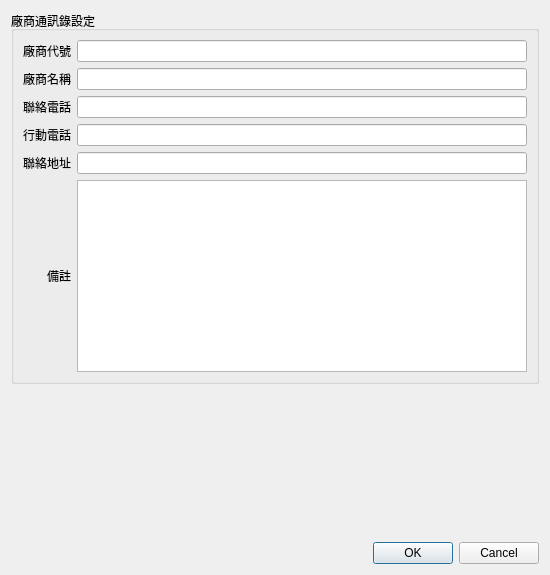
<?xml version="1.0" encoding="UTF-8"?>
<ui version="4.0">
 <class>Dialog_input_supplier</class>
 <widget class="QDialog" name="Dialog_input_supplier">
  <property name="windowModality">
   <enum>Qt::NonModal</enum>
  </property>
  <property name="geometry">
   <rect>
    <x>0</x>
    <y>0</y>
    <width>550</width>
    <height>575</height>
   </rect>
  </property>
  <property name="sizePolicy">
   <sizepolicy hsizetype="Preferred" vsizetype="Preferred">
    <horstretch>0</horstretch>
    <verstretch>0</verstretch>
   </sizepolicy>
  </property>
  <property name="windowTitle">
   <string>輸入廠商通訊錄</string>
  </property>
  <property name="modal">
   <bool>false</bool>
  </property>
  <layout class="QVBoxLayout" name="verticalLayout">
   <item>
    <widget class="QGroupBox" name="groupBox">
     <property name="title">
      <string>廠商通訊錄設定</string>
     </property>
     <layout class="QGridLayout" name="gridLayout">
      <item row="2" column="0">
       <widget class="QLabel" name="label_6">
        <property name="text">
         <string>聯絡電話</string>
        </property>
        <property name="alignment">
         <set>Qt::AlignRight|Qt::AlignTrailing|Qt::AlignVCenter</set>
        </property>
       </widget>
      </item>
      <item row="4" column="1">
       <widget class="QLineEdit" name="lineEdit_address">
        <property name="maxLength">
         <number>50</number>
        </property>
       </widget>
      </item>
      <item row="0" column="0" alignment="Qt::AlignLeft">
       <widget class="QLabel" name="label">
        <property name="sizePolicy">
         <sizepolicy hsizetype="Preferred" vsizetype="Preferred">
          <horstretch>0</horstretch>
          <verstretch>0</verstretch>
         </sizepolicy>
        </property>
        <property name="autoFillBackground">
         <bool>false</bool>
        </property>
        <property name="text">
         <string>廠商代號</string>
        </property>
        <property name="alignment">
         <set>Qt::AlignRight|Qt::AlignTrailing|Qt::AlignVCenter</set>
        </property>
        <property name="wordWrap">
         <bool>false</bool>
        </property>
       </widget>
      </item>
      <item row="1" column="1">
       <widget class="QLineEdit" name="lineEdit_supplier_name">
        <property name="maxLength">
         <number>20</number>
        </property>
       </widget>
      </item>
      <item row="3" column="1">
       <widget class="QLineEdit" name="lineEdit_cellphone">
        <property name="maxLength">
         <number>15</number>
        </property>
       </widget>
      </item>
      <item row="4" column="0">
       <widget class="QLabel" name="label_distinguish_2">
        <property name="text">
         <string>聯絡地址</string>
        </property>
       </widget>
      </item>
      <item row="3" column="0">
       <widget class="QLabel" name="label_distinguish">
        <property name="text">
         <string>行動電話</string>
        </property>
       </widget>
      </item>
      <item row="1" column="0">
       <widget class="QLabel" name="label_3">
        <property name="text">
         <string>廠商名稱</string>
        </property>
        <property name="alignment">
         <set>Qt::AlignRight|Qt::AlignTrailing|Qt::AlignVCenter</set>
        </property>
       </widget>
      </item>
      <item row="0" column="1">
       <widget class="QLineEdit" name="lineEdit_supplier_code">
        <property name="maxLength">
         <number>5</number>
        </property>
       </widget>
      </item>
      <item row="2" column="1">
       <widget class="QLineEdit" name="lineEdit_telephone">
        <property name="maxLength">
         <number>15</number>
        </property>
       </widget>
      </item>
      <item row="5" column="0">
       <widget class="QLabel" name="label_distinguish_3">
        <property name="text">
         <string>備註</string>
        </property>
        <property name="alignment">
         <set>Qt::AlignRight|Qt::AlignTrailing|Qt::AlignVCenter</set>
        </property>
       </widget>
      </item>
      <item row="5" column="1">
       <widget class="QPlainTextEdit" name="plainTextEdit_remark"/>
      </item>
     </layout>
    </widget>
   </item>
   <item>
    <spacer name="verticalSpacer">
     <property name="orientation">
      <enum>Qt::Vertical</enum>
     </property>
     <property name="sizeHint" stdset="0">
      <size>
       <width>20</width>
       <height>40</height>
      </size>
     </property>
    </spacer>
   </item>
   <item>
    <widget class="QDialogButtonBox" name="buttonBox">
     <property name="orientation">
      <enum>Qt::Horizontal</enum>
     </property>
     <property name="standardButtons">
      <set>QDialogButtonBox::Cancel|QDialogButtonBox::Ok</set>
     </property>
     <property name="centerButtons">
      <bool>false</bool>
     </property>
    </widget>
   </item>
  </layout>
 </widget>
 <resources/>
 <connections>
  <connection>
   <sender>buttonBox</sender>
   <signal>accepted()</signal>
   <receiver>Dialog_input_supplier</receiver>
   <slot>accept()</slot>
   <hints>
    <hint type="sourcelabel">
     <x>248</x>
     <y>254</y>
    </hint>
    <hint type="destinationlabel">
     <x>157</x>
     <y>274</y>
    </hint>
   </hints>
  </connection>
  <connection>
   <sender>buttonBox</sender>
   <signal>rejected()</signal>
   <receiver>Dialog_input_supplier</receiver>
   <slot>reject()</slot>
   <hints>
    <hint type="sourcelabel">
     <x>316</x>
     <y>260</y>
    </hint>
    <hint type="destinationlabel">
     <x>286</x>
     <y>274</y>
    </hint>
   </hints>
  </connection>
 </connections>
</ui>
